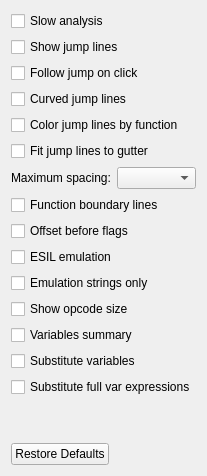
<?xml version="1.0" encoding="UTF-8"?>
<ui version="4.0">
 <class>MetadataOptionsWidget</class>
 <widget class="QWidget" name="MetadataOptionsWidget">
  <property name="windowTitle">
   <string>Metadata</string>
  </property>
  <layout class="QVBoxLayout" name="verticalLayout">
   <item>
    <widget class="QCheckBox" name="slowCheckBox">
     <property name="text">
      <string>Slow analysis</string>
     </property>
     <property name="toolTip">
      <string>asm.slow</string>
     </property>
    </widget>
   </item>
   <item>
    <widget class="QCheckBox" name="linesCheckBox">
     <property name="text">
      <string>Show jump lines</string>
     </property>
     <property name="toolTip">
      <string>asm.lines</string>
     </property>
    </widget>
   </item>
   <item>
    <widget class="QCheckBox" name="followJumpLineCheckBox">
     <property name="text">
      <string>Follow jump on click</string>
     </property>
     <property name="toolTip">
      <string>Seek to the destination when clicking a jump line</string>
     </property>
    </widget>
   </item>
   <item>
    <widget class="QCheckBox" name="curvedJumpLineCheckBox">
     <property name="text">
      <string>Curved jump lines</string>
     </property>
    </widget>
   </item>
   <item>
    <widget class="QCheckBox" name="colorizeJumpLineCheckBox">
     <property name="text">
      <string>Color jump lines by function</string>
     </property>
     <property name="toolTip">
      <string>Use the flow color within a function and the call color between functions; use direction colors for unknown functions</string>
     </property>
    </widget>
   </item>
   <item>
    <widget class="QCheckBox" name="adaptiveJumpLineSpacingCheckBox">
     <property name="text">
      <string>Fit jump lines to gutter</string>
     </property>
     <property name="toolTip">
      <string>Shrink jump line spacing as needed to keep every lane visible</string>
     </property>
    </widget>
   </item>
   <item>
    <layout class="QHBoxLayout" name="jumpLineSpacingLayout">
     <item>
      <widget class="QLabel" name="jumpLineSpacingLabel">
       <property name="text">
        <string>Maximum spacing:</string>
       </property>
      </widget>
     </item>
     <item>
      <widget class="QComboBox" name="jumpLineSpacingComboBox">
       <property name="toolTip">
        <string>Maximum spacing when fitting to the gutter, or exact spacing otherwise</string>
       </property>
      </widget>
     </item>
    </layout>
   </item>
   <item>
    <widget class="QCheckBox" name="fcnlinesCheckBox">
     <property name="text">
      <string>Function boundary lines</string>
     </property>
     <property name="toolTip">
      <string>asm.lines.fcn</string>
     </property>
    </widget>
   </item>
   <item>
    <widget class="QCheckBox" name="flgoffCheckBox">
     <property name="text">
      <string>Offset before flags</string>
     </property>
     <property name="toolTip">
      <string>asm.flags.off</string>
     </property>
    </widget>
   </item>
   <item>
    <widget class="QCheckBox" name="emuCheckBox">
     <property name="text">
      <string>ESIL emulation</string>
     </property>
     <property name="toolTip">
      <string>asm.emu</string>
     </property>
    </widget>
   </item>
   <item>
    <widget class="QCheckBox" name="emuStrCheckBox">
     <property name="text">
      <string>Emulation strings only</string>
     </property>
     <property name="toolTip">
      <string>emu.str</string>
     </property>
    </widget>
   </item>
   <item>
    <widget class="QCheckBox" name="sizeCheckBox">
     <property name="text">
      <string>Show opcode size</string>
     </property>
     <property name="toolTip">
      <string>asm.size</string>
     </property>
    </widget>
   </item>
   <item>
    <widget class="QCheckBox" name="varsumCheckBox">
     <property name="text">
      <string>Variables summary</string>
     </property>
     <property name="toolTip">
      <string>asm.var.summary</string>
     </property>
    </widget>
   </item>
   <item>
    <widget class="QCheckBox" name="varsubCheckBox">
     <property name="text">
      <string>Substitute variables</string>
     </property>
     <property name="toolTip">
      <string>asm.sub.var</string>
     </property>
    </widget>
   </item>
   <item>
    <widget class="QCheckBox" name="varsubOnlyCheckBox">
     <property name="text">
      <string>Substitute full var expressions</string>
     </property>
     <property name="toolTip">
      <string>asm.sub.varonly</string>
     </property>
    </widget>
   </item>
   <item>
    <spacer name="verticalSpacer_4">
     <property name="orientation">
      <enum>Qt::Vertical</enum>
     </property>
     <property name="sizeHint" stdset="0">
      <size>
       <width>20</width>
       <height>40</height>
      </size>
     </property>
    </spacer>
   </item>
   <item>
    <widget class="QDialogButtonBox" name="buttonBox">
     <property name="orientation">
      <enum>Qt::Horizontal</enum>
     </property>
     <property name="standardButtons">
      <set>QDialogButtonBox::RestoreDefaults</set>
     </property>
    </widget>
   </item>
  </layout>
 </widget>
 <resources/>
 <connections/>
</ui>
